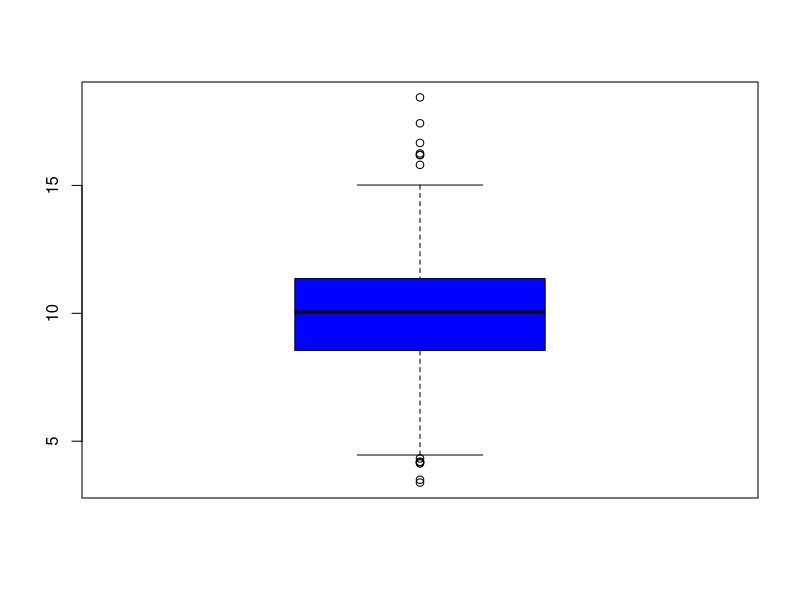
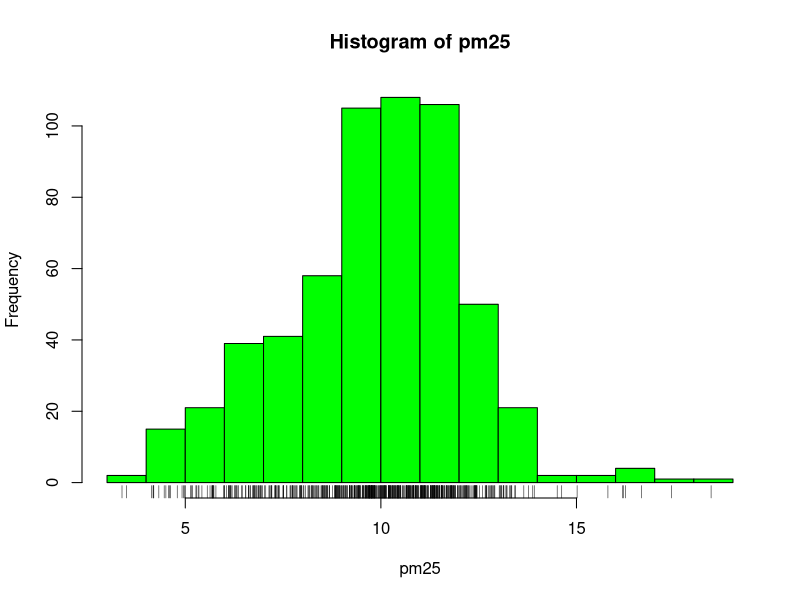
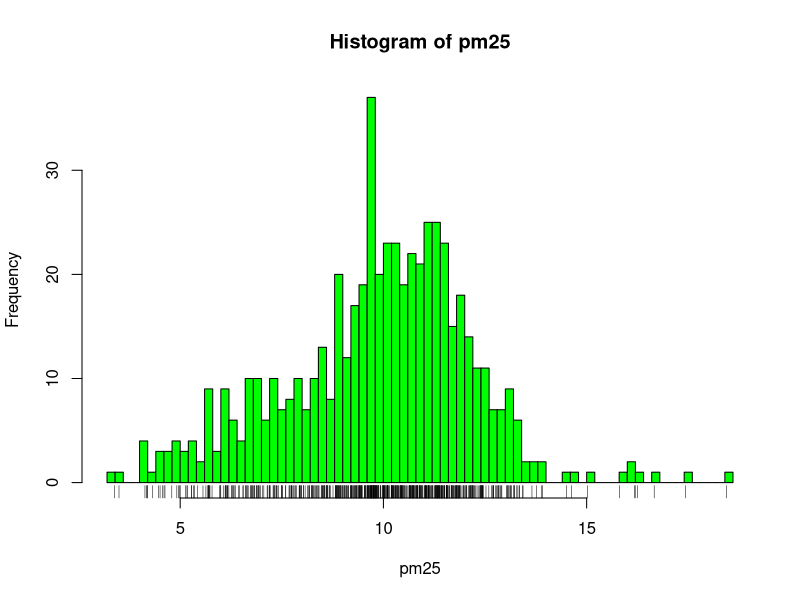
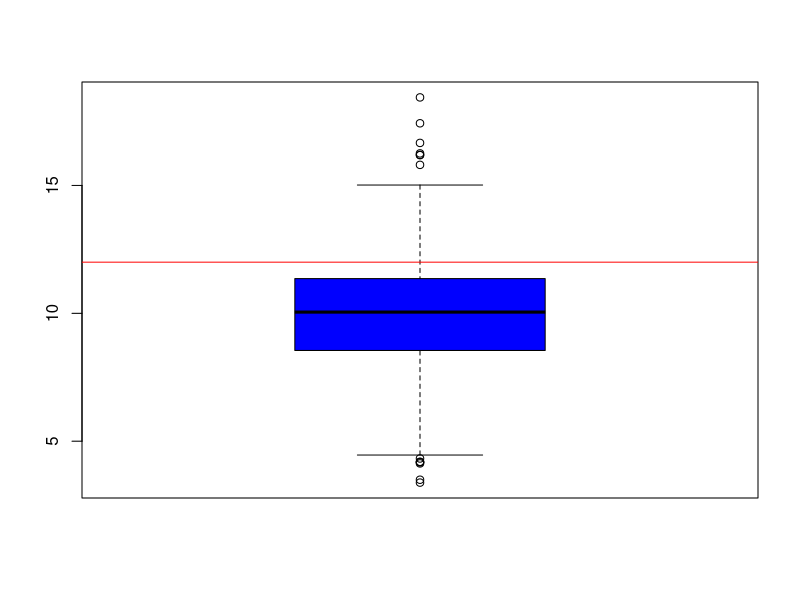
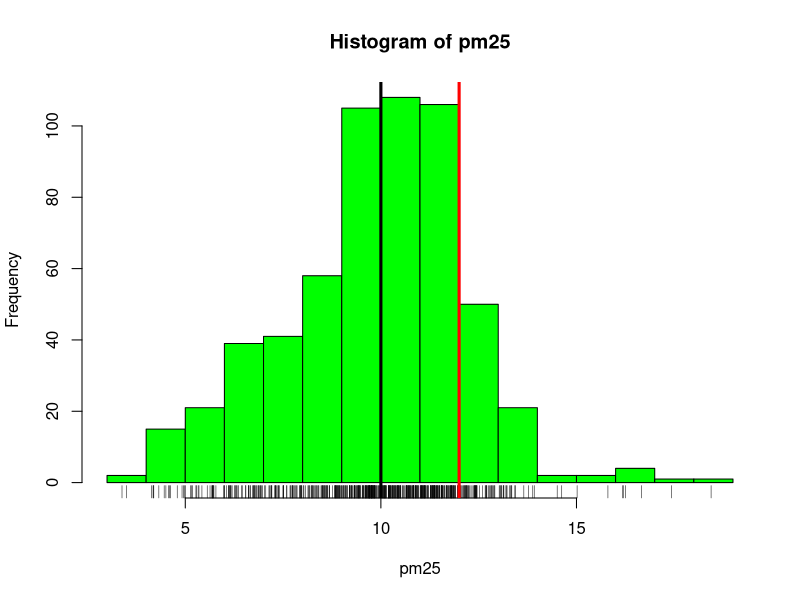
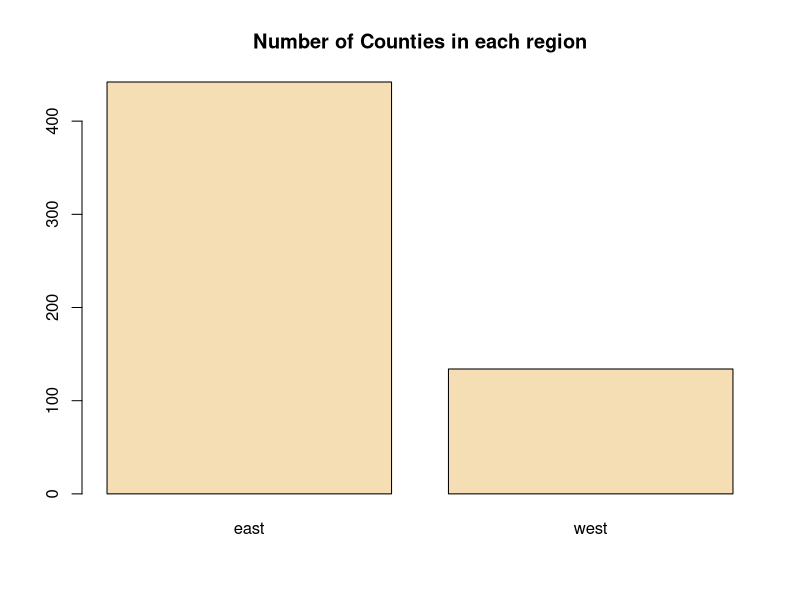
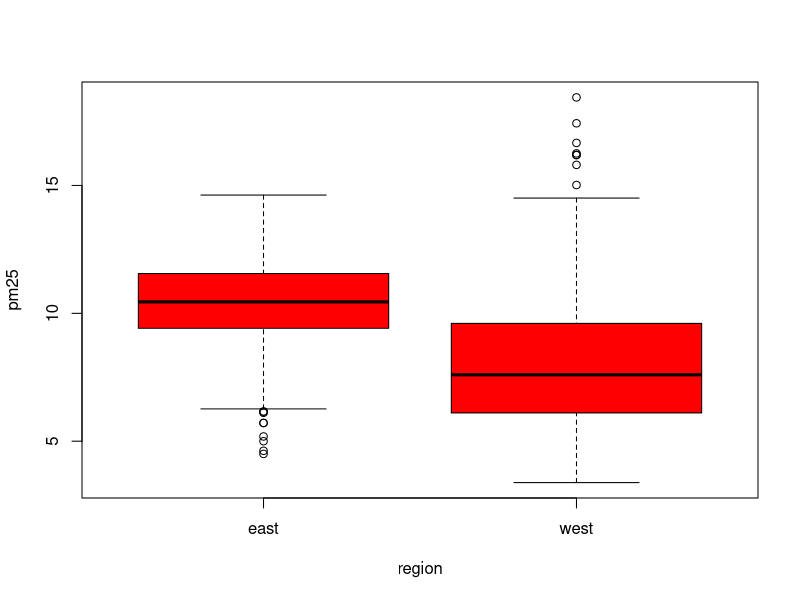
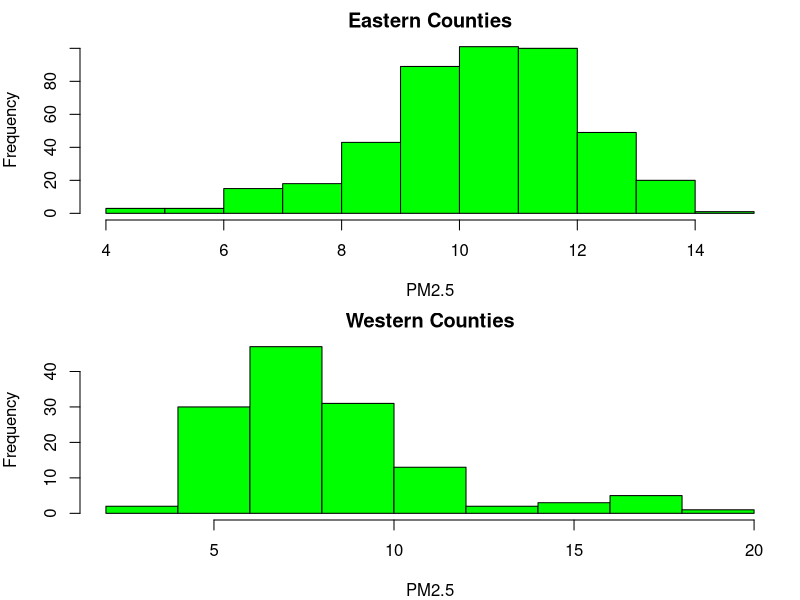

Here is the R script that generated these plots, in order:
polluation <- read.csv("avgpm25.csv", colClasses=c("numeric", "character", "factor", "numeric", "numeric"))

pm25 <- polluation$pm25

summary(pm25)

boxplot(pm25, col="blue")

hist(pm25, col="green") 
rug(pm25)

hist(pm25, col="green", breaks=100)
rug(pm25)

boxplot(pm25, col="blue")
abline(h=12, col="red")

hist(pm25, col="green")
rug(pm25)
abline(v=12, col="red", lwd=3)
abline(v=10, col="black", lwd=3)

table(polluation$region)
barplot(table(polluation$region), col="wheat", main="Number of Counties in each region")

boxplot(pm25 ~ region, data=polluation,  col="red" )

par(mfrow=c(2,1), mar=c(4,4,2,1))
hist(subset(x=polluation, subset=region=="east")$pm25, col="green", main="Eastern Counties", xlab="PM2.5")
hist(subset(x=polluation, subset=region=="west")$pm25, col="green", main="Western Counties", xlab="PM2.5")

par(mfrow=c(1,1), mar=c(6,6,3,3))
with(polluation, plot(latitude, pm25, col=region))
abline(h=12, col="red", lwd=2, lty=2)

par(mfrow=c(1,2), mar=c(5,4,2,1))
with(subset(x=polluation, subset=region=="east"), plot(latitude, pm25, main="Eastern Counties"))
with(subset(x=polluation, subset=region=="west"), plot(latitude, pm25, main="Western Counties"))


##################
library(lattice)
state <- data.frame(state.x77, region=state.region)
xyplot(Life.Exp ~ Income | region, data=state, layout=c(4,1))


#################
par("lty")
par("pch")
par("col")
par("mar")


colors()



library(datasets)
head(airquality)

with(airquality, plot(Wind, Ozone))
title(main="Ozone and Wind in NY City", xlab="Wind", ylab="Ozone")
with(subset(airquality, Month==5), points(Wind, Ozone, col="blue"))

##########
with(airquality, plot(Wind, Ozone, type="n", main="Ozone and Wind in NY City"))
with(subset(airquality, Month==5), points(Wind, Ozone, col="blue"))
with(subset(airquality, Month!=5), points(Wind, Ozone, col="red"))

#########
with(airquality, plot(Wind, Ozone, main="Ozone and Wind in NY City", pch=20))
model <- lm(Ozone ~ Wind, airquality)
abline(model, lwd=2, col="red")

#########
par(mfrow=c(1,2))
with(airquality, {
        plot(Wind, Ozone, main="Ozone and Wind in NY City", pch=20)
        plot(Solar.R, Ozone, main="Ozone and Solar Radiation in NY City", pch=20)
})

#########
par(mfrow=c(1,3), mar=c(4,4,2,1), oma=c(0,0,2,0))
with(airquality, {
        plot(Wind, Ozone, main="Ozone and Wind in NY City", pch=20)
        plot(Solar.R, Ozone, main="Ozone and Solar Radiation in NY City", pch=20)
        plot(Temp, Ozone, main="Ozone and Temperature in NY City", pch=20)
        mtext("Ozone and Weather in NY City", outer=TRUE)
})

#########
par(mfrow=c(1,1))
pdf("myplot.pdf")
with(faithful, plot(eruptions, waiting))
title("Faithful Geyser Data")
dev.off()

#########
par(mfrow=c(1,1))
with(faithful, plot(eruptions, waiting, col="blue", pch=20))
title("Faithful Geyser Data")
dev.copy(device=png, "myplot.png")
dev.off()
